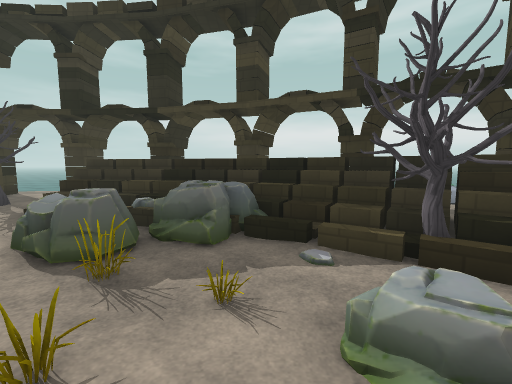
[1] (above)

19 first-person views from a walk through a Godot game level. The camera is 1.5 m above the floor, tilts 6° down and sees 90° across. The floor is counted in squares, 1 m on a side. Each view is taken from the middle of a square. On the plan, view 1 faces up. The plan holds only what a view shows up to about 13 squares ahead; the rest is blank. The place goes on beyond the plan. Some surface patterns are stand-ins.

[2]
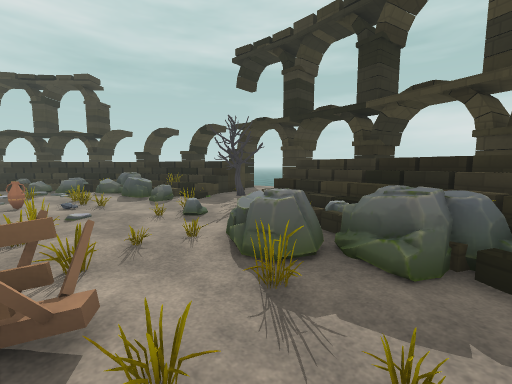

[3]
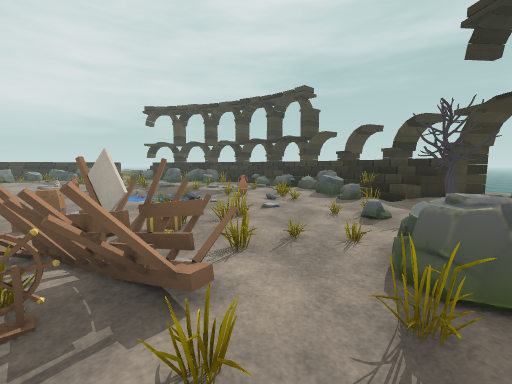

[4]
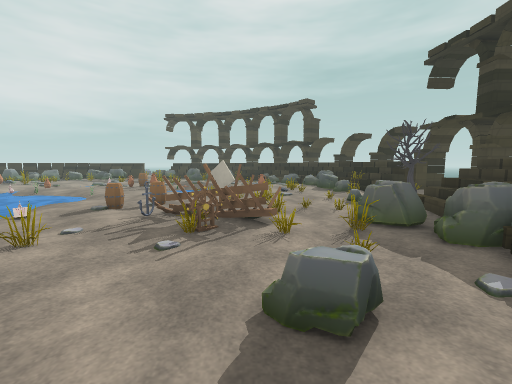

[5]
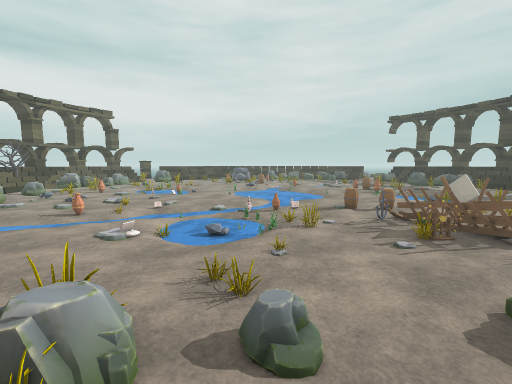

[6]
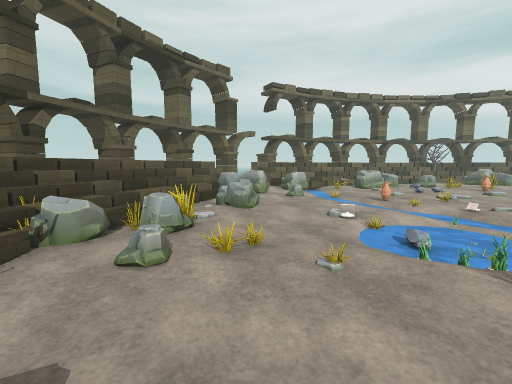

[7]
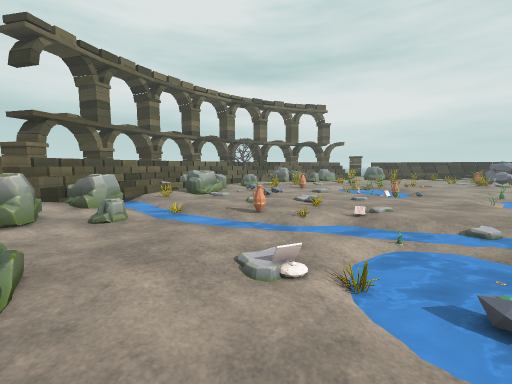

[8]
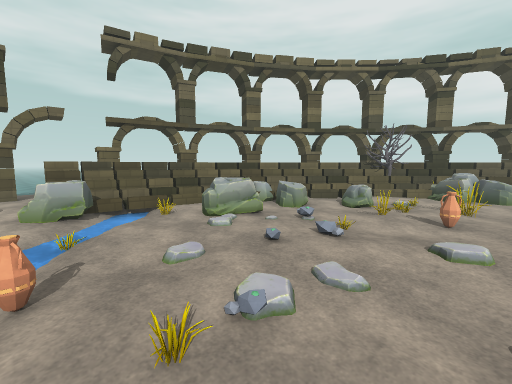

[9]
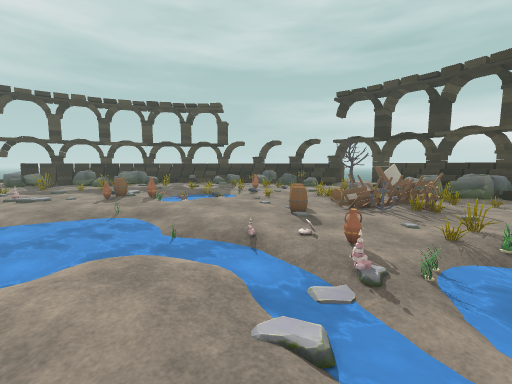

[10]
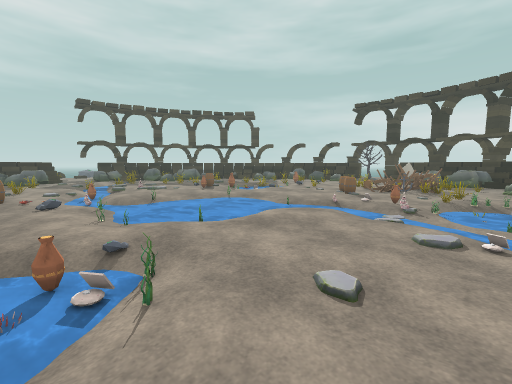

[11]
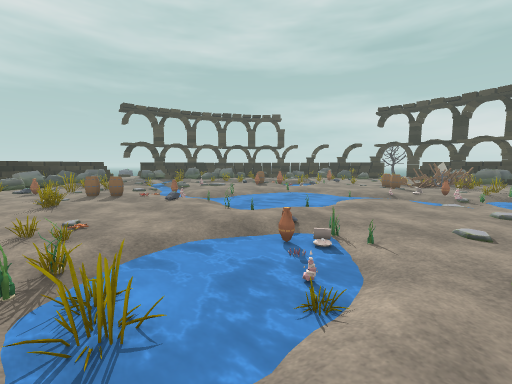

[12]
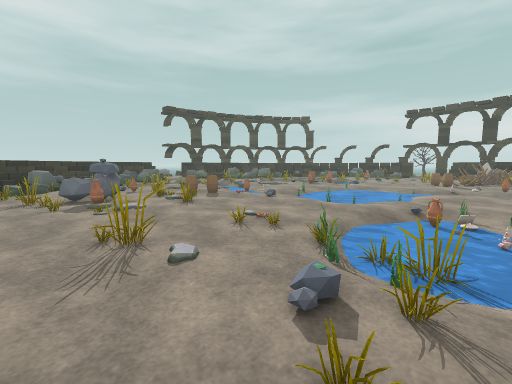

[13]
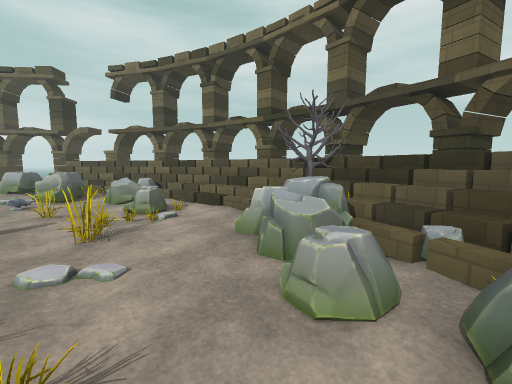

[14]
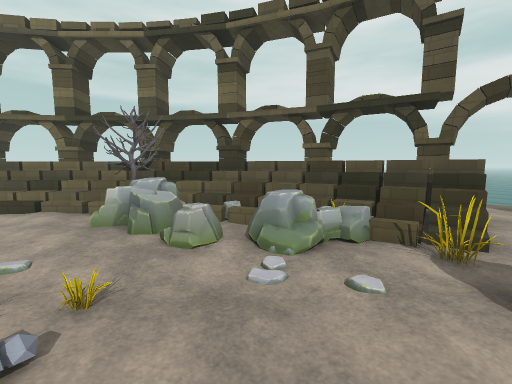

[15]
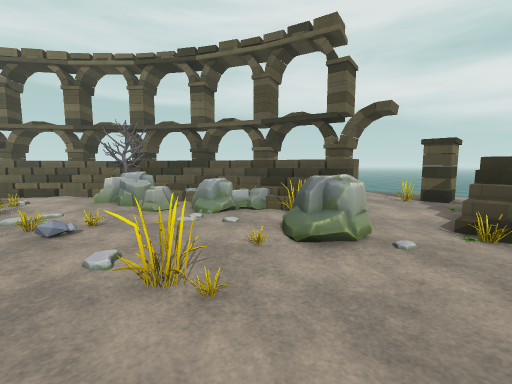

[16]
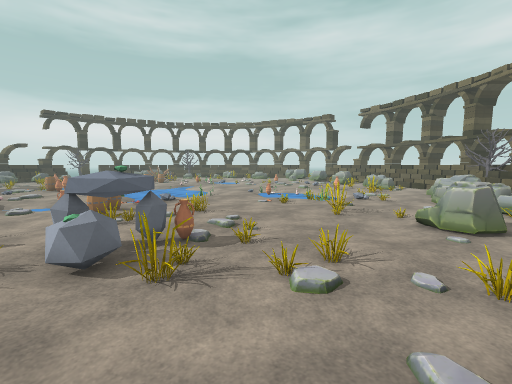

[17]
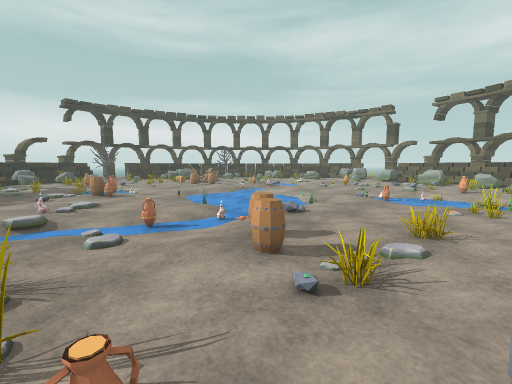

[18]
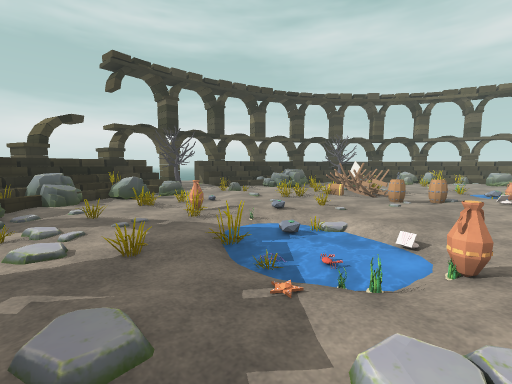

[19]
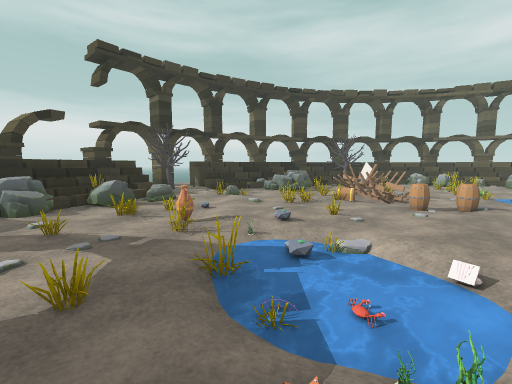

### Floor plan
Key: @ floor where view 1 was taken; # wall or solid block; . main floor; : floor 0.25 m higher than the main floor; - floor 0.25 m lower than the main floor; + floor 0.5 m higher than the main floor; * floor 1 m higher than the main floor; % floor 1.25 m higher than the main floor; & floor 1.75 m higher than the main floor; / step, stairs or slope; = window, fence, low wall or low ledge; ~ water the walk can cross; ≈ water the walk keeps out of; T tree; R rock; W wheel; B barrel; O other object.
Columns run from 17 left of view 1 to 9 right of it. Each row starts with its distance up from view 1.
 13      ..
 12      #..
 11      ##..    #           O
 10  ####= /T ##=#####       O
  9 #### //TTT#***%#### #
  8 ###*///.T.////+**%###
  7 #RR: /.....////  +/%%##
  6 =RRRRRR..=/..R.RRR//*%##
  5 =R..R....=/.. RRR//TTT%
  4 O.. ../......RR=../TT/
  3 ....=//.......#=....T
  2 /......../=.=====.R.
  1 /...==.../=..#=#.......///
  0 ....=........##W/@.../.RR+
 -1 ....~~/.....###./....R.R=:
 -2 .=.≈~R-......=#.......RR#+
 -3 ...≈~~≈....B....==.....#==
 -4 ...~≈~/.....B...////.-..../
 -5 =../~~........../~R~-...RR/
 -6 ............../=/~≈~//..RR
 -7 ...BB....-..///=/~~~//....
 -8 ....=..=~~~≈~~~≈~-//./.....
 -9 .......~~~≈~////≈~~~//....R
-10 . :....~~≈≈~/...../--~~/.R.
-11 ......-~~≈≈~/...../..=/~~..
-12 ≈/....=~≈≈~~/....../.../≈~R
-13 ~~~/../≈≈~~~/....../..../~R
-14 //~≈~≈~~~~~/......./......~
-15 ././~-//./ ...-..........=/
-16 =....../...../~/........RR/
-17 ....B......./~~~.//.//.RR./
-18 #..B......../~~≈/.........
-19 ............/~~~/.=.=..RR
-20 =..=./=.....=~≈~/......RRR
-21 .............=≈/../..R..//
-22 =/###//.........//#..RR///
-23 ..R#=./...#/...........//=
-24 ..#=..................///%
-25 =................RRR/////&#
-26  ...:=....:.....RRRR  TT& #
-27   .......RRR..RR..RR TTT
-28  / /..=...RR=/RR+++=#%##
-29       #=...../::++#%###
-30        =/..=#++*.####
-31         /...=   ### #

Positions as (right, up) in squares from view 1, and headings:
1: (0, 0), facing up
2: (0, 1), facing up-left
3: (0, 2), facing left
4: (4, 1), facing left
5: (6, 1), facing down-left
6: (0, 1), facing down-right
7: (4, -3), facing down
8: (0, -11), facing down-right
9: (0, -11), facing up-left
10: (1, -17), facing up-left
11: (0, -21), facing up-left
12: (-2, -25), facing up-left
13: (-4, -25), facing right
14: (-6, -23), facing down-right
15: (-10, -22), facing down-right
16: (-16, -28), facing up-right
17: (-17, -21), facing up-right
18: (-17, -6), facing up-right
19: (-16, -5), facing up-right
